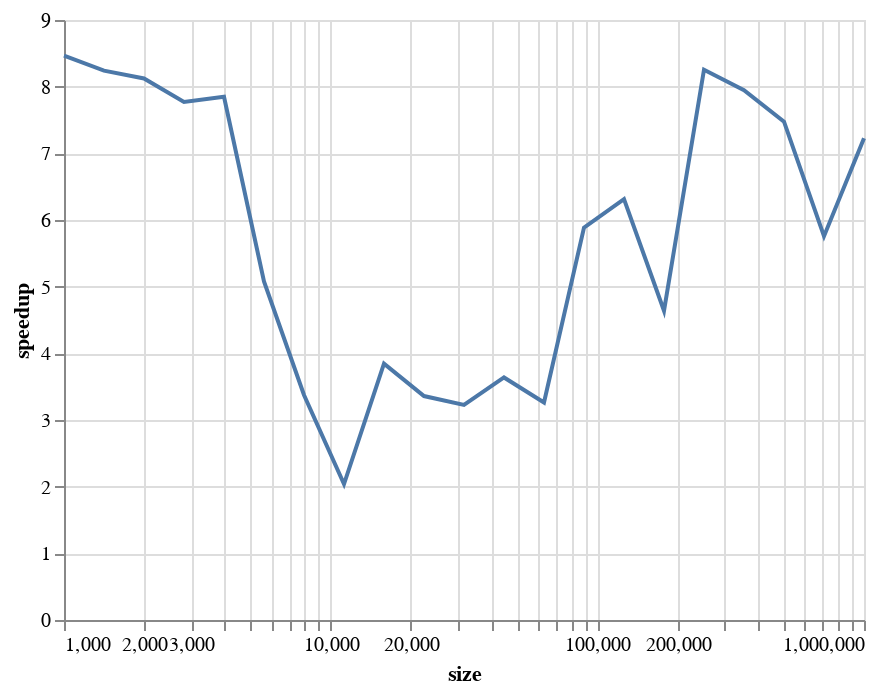

Here is the notebook cell this chart was saved with:
### Markdown cell above
We can also plot the 'speedup' or the ratio of how much quicker `Send` calls are than `send`:

### Code cell
speedup_df = df.groupby(["size", "kind"]).per_call.first().unstack()
speedup_df["speedup"] = speedup_df["send"] / speedup_df["Send"]
alt.Chart(speedup_df.reset_index()).mark_line().encode(
    x=alt.X("size", scale=alt.Scale(type="log")),
    y="speedup",
)

### Figure 1 — Vega-Lite specification as saved in the notebook (floating-point values rounded to 4 significant figures)
{"config": {"view": {"continuousWidth": 400, "continuousHeight": 300}}, "data": {"name": "data-37e74a00d49d859e637ef67e52ec724b"}, "mark": "line", "encoding": {"x": {"field": "size", "scale": {"type": "log"}, "type": "quantitative"}, "y": {"field": "speedup", "type": "quantitative"}}, "$schema": "https://vega.github.io/schema/vega-lite/v4.17.0.json", "datasets": {"data-37e74a00d49d859e637ef67e52ec724b": [{"size": 1000, "Send": 2.225e-06, "send": 1.883e-05, "speedup": 8.464}, {"size": 1412, "Send": 2.403e-06, "send": 1.98e-05, "speedup": 8.24}, {"size": 1995, "Send": 2.82e-06, "send": 2.291e-05, "speedup": 8.123}, {"size": 2818, "Send": 3.569e-06, "send": 2.773e-05, "speedup": 7.771}, {"size": 3981, "Send": 4.384e-06, "send": 3.441e-05, "speedup": 7.848}, {"size": 5623, "Send": 7.856e-06, "send": 3.99e-05, "speedup": 5.079}, {"size": 7943, "Send": 1.4e-05, "send": 4.726e-05, "speedup": 3.376}, {"size": 11220, "Send": 1.799e-05, "send": 3.667e-05, "speedup": 2.039}, {"size": 15848, "Send": 1.134e-05, "send": 4.361e-05, "speedup": 3.844}, {"size": 22387, "Send": 1.492e-05, "send": 5.011e-05, "speedup": 3.359}, {"size": 31622, "Send": 2.054e-05, "send": 6.629e-05, "speedup": 3.227}, {"size": 44668, "Send": 2.592e-05, "send": 9.431e-05, "speedup": 3.638}, {"size": 63095, "Send": 3.534e-05, "send": 0.0001153, "speedup": 3.263}, {"size": 89125, "Send": 4.807e-05, "send": 0.0002829, "speedup": 5.885}, {"size": 125892, "Send": 6.84e-05, "send": 0.0004318, "speedup": 6.314}, {"size": 177827, "Send": 0.0001011, "send": 0.0004689, "speedup": 4.639}, {"size": 251188, "Send": 0.0001351, "send": 0.001115, "speedup": 8.255}, {"size": 354813, "Send": 0.0001956, "send": 0.001554, "speedup": 7.947}, {"size": 501187, "Send": 0.0002909, "send": 0.002175, "speedup": 7.475}, {"size": 707945, "Send": 0.0004104, "send": 0.002363, "speedup": 5.758}, {"size": 1000000, "Send": 0.0005994, "send": 0.004332, "speedup": 7.227}]}}
